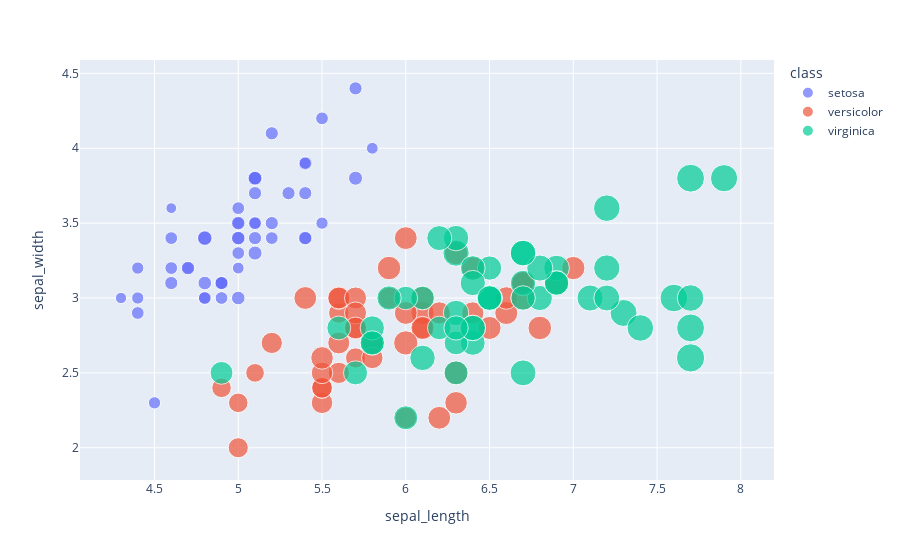

Here is the notebook cell this chart was saved with:
### Code cell
fig = px.scatter(iris_df , x='sepal_length', y='sepal_width', color='class',  size='petal_length')
fig.show()

### Figure 1 — Plotly figure (JSON) as saved in the notebook; plotly's stock layout.template omitted (floating-point values rounded to 4 significant figures)
{"data": [{"hovertemplate": "class=setosa<br>sepal_length=%{x}<br>sepal_width=%{y}<br>petal_length=%{marker.size}<extra></extra>", "legendgroup": "setosa", "marker": {"color": "#636efa", "size": [1.4, 1.4, 1.3, 1.5, 1.4, 1.7, 1.4, 1.5, 1.4, 1.5, 1.5, 1.6, 1.4, 1.1, 1.2, 1.5, 1.3, 1.4, 1.7, 1.5, 1.7, 1.5, 1, 1.7, 1.9, 1.6, 1.6, 1.5, 1.4, 1.6, 1.6, 1.5, 1.5, 1.4, 1.5, 1.2, 1.3, 1.5, 1.3, 1.5, 1.3, 1.3, 1.3, 1.6, 1.9, 1.4, 1.6, 1.4, 1.5, 1.4], "sizemode": "area", "sizeref": 0.01725, "symbol": "circle"}, "mode": "markers", "name": "setosa", "orientation": "v", "showlegend": true, "type": "scatter", "x": [5.1, 4.9, 4.7, 4.6, 5, 5.4, 4.6, 5, 4.4, 4.9, 5.4, 4.8, 4.8, 4.3, 5.8, 5.7, 5.4, 5.1, 5.7, 5.1, 5.4, 5.1, 4.6, 5.1, 4.8, 5, 5, 5.2, 5.2, 4.7, 4.8, 5.4, 5.2, 5.5, 4.9, 5, 5.5, 4.9, 4.4, 5.1, 5, 4.5, 4.4, 5, 5.1, 4.8, 5.1, 4.6, 5.3, 5], "xaxis": "x", "y": [3.5, 3, 3.2, 3.1, 3.6, 3.9, 3.4, 3.4, 2.9, 3.1, 3.7, 3.4, 3, 3, 4, 4.4, 3.9, 3.5, 3.8, 3.8, 3.4, 3.7, 3.6, 3.3, 3.4, 3, 3.4, 3.5, 3.4, 3.2, 3.1, 3.4, 4.1, 4.2, 3.1, 3.2, 3.5, 3.1, 3, 3.4, 3.5, 2.3, 3.2, 3.5, 3.8, 3, 3.8, 3.2, 3.7, 3.3], "yaxis": "y"}, {"hovertemplate": "class=versicolor<br>sepal_length=%{x}<br>sepal_width=%{y}<br>petal_length=%{marker.size}<extra></extra>", "legendgroup": "versicolor", "marker": {"color": "#EF553B", "size": [4.7, 4.5, 4.9, 4, 4.6, 4.5, 4.7, 3.3, 4.6, 3.9, 3.5, 4.2, 4, 4.7, 3.6, 4.4, 4.5, 4.1, 4.5, 3.9, 4.8, 4, 4.9, 4.7, 4.3, 4.4, 4.8, 5, 4.5, 3.5, 3.8, 3.7, 3.9, 5.1, 4.5, 4.5, 4.7, 4.4, 4.1, 4, 4.4, 4.6, 4, 3.3, 4.2, 4.2, 4.2, 4.3, 3, 4.1], "sizemode": "area", "sizeref": 0.01725, "symbol": "circle"}, "mode": "markers", "name": "versicolor", "orientation": "v", "showlegend": true, "type": "scatter", "x": [7, 6.4, 6.9, 5.5, 6.5, 5.7, 6.3, 4.9, 6.6, 5.2, 5, 5.9, 6, 6.1, 5.6, 6.7, 5.6, 5.8, 6.2, 5.6, 5.9, 6.1, 6.3, 6.1, 6.4, 6.6, 6.8, 6.7, 6, 5.7, 5.5, 5.5, 5.8, 6, 5.4, 6, 6.7, 6.3, 5.6, 5.5, 5.5, 6.1, 5.8, 5, 5.6, 5.7, 5.7, 6.2, 5.1, 5.7], "xaxis": "x", "y": [3.2, 3.2, 3.1, 2.3, 2.8, 2.8, 3.3, 2.4, 2.9, 2.7, 2, 3, 2.2, 2.9, 2.9, 3.1, 3, 2.7, 2.2, 2.5, 3.2, 2.8, 2.5, 2.8, 2.9, 3, 2.8, 3, 2.9, 2.6, 2.4, 2.4, 2.7, 2.7, 3, 3.4, 3.1, 2.3, 3, 2.5, 2.6, 3, 2.6, 2.3, 2.7, 3, 2.9, 2.9, 2.5, 2.8], "yaxis": "y"}, {"hovertemplate": "class=virginica<br>sepal_length=%{x}<br>sepal_width=%{y}<br>petal_length=%{marker.size}<extra></extra>", "legendgroup": "virginica", "marker": {"color": "#00cc96", "size": [6, 5.1, 5.9, 5.6, 5.8, 6.6, 4.5, 6.3, 5.8, 6.1, 5.1, 5.3, 5.5, 5, 5.1, 5.3, 5.5, 6.7, 6.9, 5, 5.7, 4.9, 6.7, 4.9, 5.7, 6, 4.8, 4.9, 5.6, 5.8, 6.1, 6.4, 5.6, 5.1, 5.6, 6.1, 5.6, 5.5, 4.8, 5.4, 5.6, 5.1, 5.1, 5.9, 5.7, 5.2, 5, 5.2, 5.4, 5.1], "sizemode": "area", "sizeref": 0.01725, "symbol": "circle"}, "mode": "markers", "name": "virginica", "orientation": "v", "showlegend": true, "type": "scatter", "x": [6.3, 5.8, 7.1, 6.3, 6.5, 7.6, 4.9, 7.3, 6.7, 7.2, 6.5, 6.4, 6.8, 5.7, 5.8, 6.4, 6.5, 7.7, 7.7, 6, 6.9, 5.6, 7.7, 6.3, 6.7, 7.2, 6.2, 6.1, 6.4, 7.2, 7.4, 7.9, 6.4, 6.3, 6.1, 7.7, 6.3, 6.4, 6, 6.9, 6.7, 6.9, 5.8, 6.8, 6.7, 6.7, 6.3, 6.5, 6.2, 5.9], "xaxis": "x", "y": [3.3, 2.7, 3, 2.9, 3, 3, 2.5, 2.9, 2.5, 3.6, 3.2, 2.7, 3, 2.5, 2.8, 3.2, 3, 3.8, 2.6, 2.2, 3.2, 2.8, 2.8, 2.7, 3.3, 3.2, 2.8, 3, 2.8, 3, 2.8, 3.8, 2.8, 2.8, 2.6, 3, 3.4, 3.1, 3, 3.1, 3.1, 3.1, 2.7, 3.2, 3.3, 3, 2.5, 3, 3.4, 3], "yaxis": "y"}], "layout": {"autosize": true, "legend": {"itemsizing": "constant", "title": {"text": "class"}, "tracegroupgap": 0}, "margin": {"t": 60}, "xaxis": {"anchor": "y", "autorange": true, "domain": [0, 1], "range": [4.045, 8.22], "title": {"text": "sepal_length"}, "type": "linear"}, "yaxis": {"anchor": "x", "autorange": true, "domain": [0, 1], "range": [1.702, 4.646], "title": {"text": "sepal_width"}, "type": "linear"}}}
